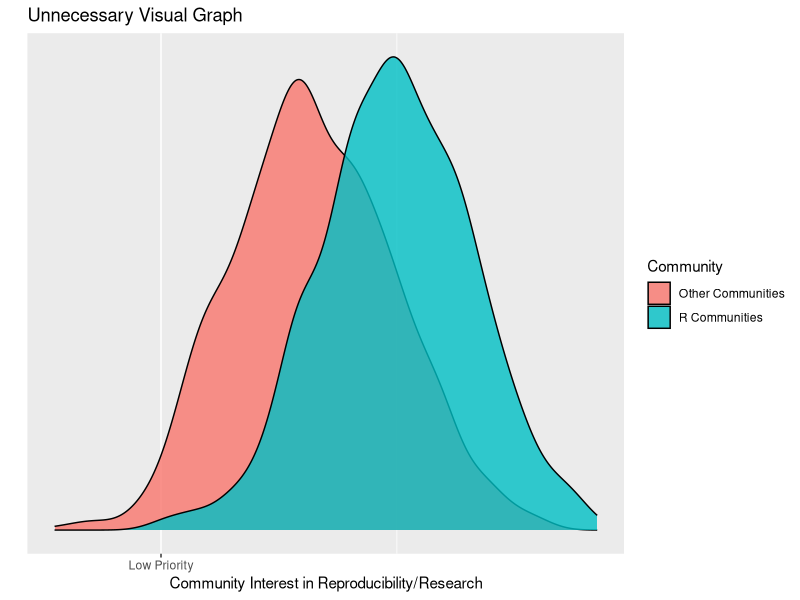

The R script that drew this image:
## ---- chunk 1
library(ggplot2)
library(dplyr)
library(tidyr)


Graph_data <- data.frame("R Communities" = rnorm(1000,1,1),"Other Communities" = rnorm(1000,0,1),check.names = F) %>% 
  pivot_longer(cols = 1:2, names_to = "Community", values_to = "Data")

Graph_data %>%
  ggplot(aes(x=`Data`) ) +
  geom_density(aes(fill=`Community`), alpha=0.8) +
  xlab("Community Interest in Reproducibility/Research") +
  ylab("") + 
  scale_x_continuous(breaks=c(-2,4), labels=c("Low Priority", "High Priority")) +
  scale_y_continuous(breaks=NULL) +
  ggtitle(label =  "Unnecessary Visual Graph")
## ---- chunk 2
#Badalytics
#M3m32020
#library(esquisse)
